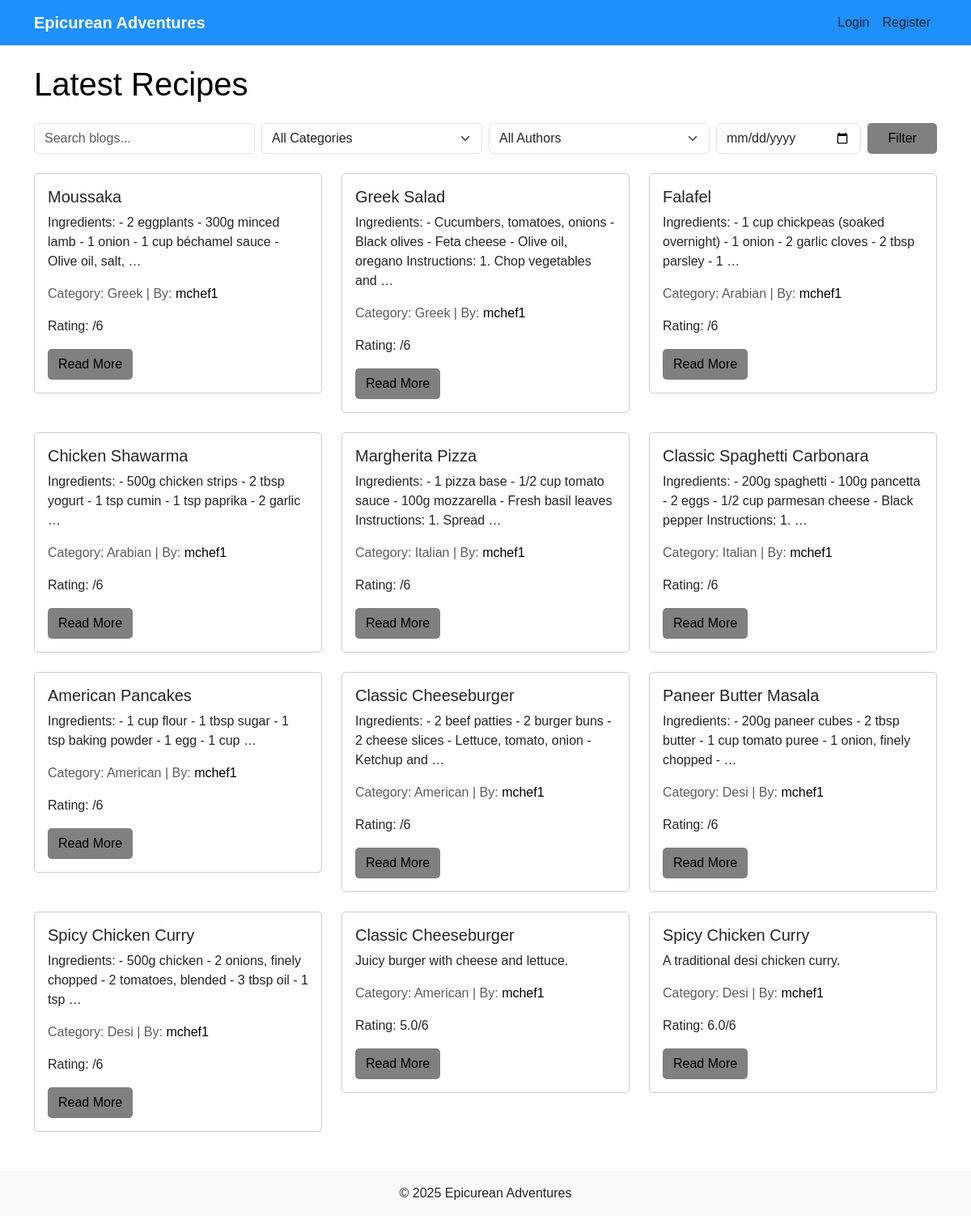
The page / on the database its author committed.
### blog/models.py (models this page shows, shortened)
class Blog(models.Model):
    CATEGORY_CHOICES = [
        ('Desi', 'Desi'),
        ('American', 'American'),
        ('Italian', 'Italian'),
        ('Arabian', 'Arabian'),
        ('Greek', 'Greek'),
    ]
    title = models.CharField(max_length=200)
    author = models.ForeignKey(User, on_delete=models.CASCADE)
    category = models.CharField(max_length=50, choices=CATEGORY_CHOICES)
    body = models.TextField()
    created_at = models.DateTimeField(auto_now_add=True)
    updated_at = models.DateTimeField(auto_now=True)

### blog/views.py (the view)
# urls.py: path('', views.home, name='home'),
def home(request):
    blogs = Blog.objects.annotate(avg_rating=Avg('ratings__value')).order_by('-created_at')
    category = request.GET.get('category')
    author_id = request.GET.get('author')
    date = request.GET.get('date')
    search = request.GET.get('search')
    if category and category != 'All':
        blogs = blogs.filter(category=category)
    if author_id and author_id != 'All':
        blogs = blogs.filter(author__id=author_id)
    if date:
        blogs = blogs.filter(created_at__date=date)
    if search:
        blogs = blogs.filter(Q(title__icontains=search) | Q(body__icontains=search))
    authors = Profile.objects.filter(is_author=True)
    categories = ['Desi', 'American', 'Italian', 'Arabian', 'Greek']
    return render(request, 'blog/home.html', {
        'blogs': blogs,
        'authors': authors,
        'categories': categories,
    })

### blog/templates/blog/home.html (shortened to what this page needs)
{% extends 'blog/base.html' %}
{% block content %}
<h1 class="mb-4">Latest Recipes</h1>
<form method="get" class="row mb-4 g-2">
  <div class="col-md-3">
    <input type="text" name="search" placeholder="Search blogs..." class="form-control" value="{{ request.GET.search }}">
  </div>
  <div class="col-md-3">
    <select name="category" class="form-select">
      <option value="All">All Categories</option>
    </select>
  </div>
  <div class="col-md-3">
    <select name="author" class="form-select">
      <option value="All">All Authors</option>
    </select>
  </div>
  <div class="col-md-2">
    <input type="date" name="date" class="form-control" value="{{ request.GET.date }}">
  </div>
  <div class="col-md-1">
    <button type="submit" class="btn btn-custom w-100">Filter</button>
  </div>
</form>
<div class="row">
  {% for blog in blogs %}
  <div class="col-md-4 mb-4">
    <div class="card">
      <div class="card-body">
        <h5 class="card-title">{{ blog.title }}</h5>
        <p class="card-text">{{ blog.body|truncatewords:20 }}</p>
        <p class="text-muted">
          Category: {{ blog.category }} | By:
          <a href="{% url 'author_detail' blog.author.profile.id %}">{{ blog.author.username }}</a>
        </p>
        <p>Rating: {{ blog.avg_rating|floatformat:1 }}/6</p>
        <a href="{% url 'blog_detail' blog.id %}" class="btn btn-custom">Read More</a>
      </div>
    </div>
  </div>
  {% empty %}
  <p>No blogs found matching your criteria.</p>
  {% endfor %}
</div>
{% endblock %}

### blog/templates/blog/base.html (shortened to what this page needs)
{% load static %}
<!DOCTYPE html>
<html lang="en">
<head>
  <link href="https://cdn.jsdelivr.net/npm/bootstrap@5.3.0/dist/css/bootstrap.min.css" rel="stylesheet">
  <link rel="stylesheet" href="{% static 'blog/css/styles.css' %}">
</head>
<body>
<nav class="navbar navbar-expand-lg navbar-dark" style="background-color:#1E90FF;">
  <div class="container">
    <a class="navbar-brand" href="{% url 'home' %}">Epicurean Adventures</a>
    <div class="collapse navbar-collapse">
      <ul class="navbar-nav ms-auto">
        {% if user.is_authenticated %}
          <li class="nav-item"><a class="nav-link text-dark" href="{% url 'profile' %}">Profile</a></li>
          <li class="nav-item"><a class="nav-link text-dark" href="{% url 'logout' %}">Logout</a></li>
        {% else %}
          <li class="nav-item"><a class="nav-link text-dark" href="{% url 'login' %}">Login</a></li>
          <li class="nav-item"><a class="nav-link text-dark" href="{% url 'register' %}">Register</a></li>
        {% endif %}
      </ul>
    </div>
  </div>
</nav>
<div class="container mt-4">
  {% block content %}{% endblock %}
</div>
<footer class="bg-light text-center text-dark py-3 mt-4">
  &copy; 2025 Epicurean Adventures
</footer>
</body>
</html>

### blog/static/blog/css/styles.css (style rules this page uses)
body { background-color: #ffffff; color: #000000; font-family: 'Arial', sans-serif; }
.navbar-brand { font-weight: bold; }
a { color: #000000; text-decoration: none; }
.btn-custom { background-color: #808080; color: #000; border-radius: 5px; }
.card { border: 1px solid #ccc; border-radius: 5px; }
footer { margin-top: 50px; }

### rows shown on the page
Blog: title "Moussaka", body "Ingredients: - 2 eggplants - 300g minced lamb - 1 onion - 1 cup béchamel sauce - Olive oil, salt, …", category "Greek", author.username "mchef1"
Blog: title "Greek Salad", body "Ingredients: - Cucumbers, tomatoes, onions - Black olives - Feta cheese - Olive oil, oregano Instructions: 1. Chop vegetables and …", category "Greek", author.username "mchef1"
Blog: title "Falafel", body "Ingredients: - 1 cup chickpeas (soaked overnight) - 1 onion - 2 garlic cloves - 2 tbsp parsley - 1 …", category "Arabian", author.username "mchef1"
Blog: title "Chicken Shawarma", body "Ingredients: - 500g chicken strips - 2 tbsp yogurt - 1 tsp cumin - 1 tsp paprika - 2 garlic …", category "Arabian", author.username "mchef1"
Blog: title "Margherita Pizza", body "Ingredients: - 1 pizza base - 1/2 cup tomato sauce - 100g mozzarella - Fresh basil leaves Instructions: 1. Spread …", category "Italian", author.username "mchef1"
Blog: title "Classic Spaghetti Carbonara", body "Ingredients: - 200g spaghetti - 100g pancetta - 2 eggs - 1/2 cup parmesan cheese - Black pepper Instructions: 1. …", category "Italian", author.username "mchef1"
Blog: title "American Pancakes", body "Ingredients: - 1 cup flour - 1 tbsp sugar - 1 tsp baking powder - 1 egg - 1 cup …", category "American", author.username "mchef1"
Blog: title "Classic Cheeseburger", body "Ingredients: - 2 beef patties - 2 burger buns - 2 cheese slices - Lettuce, tomato, onion - Ketchup and …", category "American", author.username "mchef1"
Blog: title "Paneer Butter Masala", body "Ingredients: - 200g paneer cubes - 2 tbsp butter - 1 cup tomato puree - 1 onion, finely chopped - …", category "Desi", author.username "mchef1"
Blog: title "Spicy Chicken Curry", body "Ingredients: - 500g chicken - 2 onions, finely chopped - 2 tomatoes, blended - 3 tbsp oil - 1 tsp …", category "Desi", author.username "mchef1"
Blog: title "Classic Cheeseburger", body "Juicy burger with cheese and lettuce.", category "American", author.username "mchef1", avg_rating "5.0"
Blog: title "Spicy Chicken Curry", body "A traditional desi chicken curry.", category "Desi", author.username "mchef1", avg_rating "6.0"
